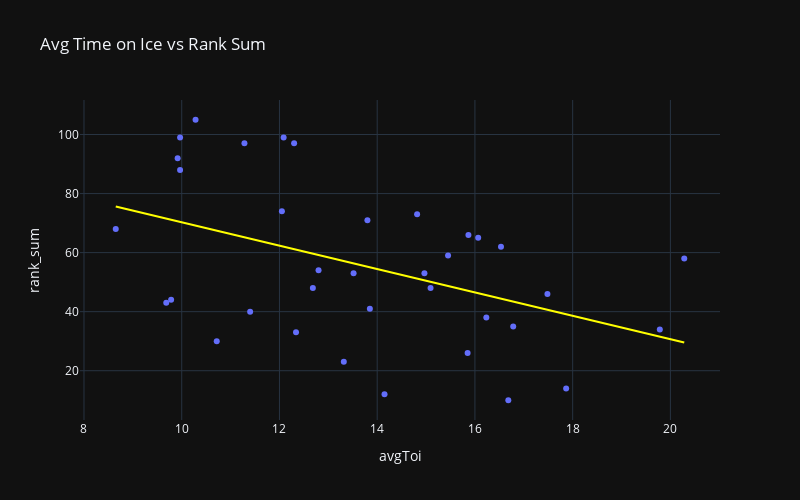

Notebook cell for this chart:
### Markdown cell above
One more plot for fun here, I have avgToi on the x-axis and rank_sum on the y-axis. Players below the trendline are those that are ranked above average compared to their peers in this subset with similar avgToi. Those in the bottom left section of the graph should be ideal breakout candidates.

### Code cell
fig = px.scatter(
    subset,
    x="avgToi",
    y="rank_sum",
    hover_name="playerName",
    hover_data=["goals", "assists", "points", "gamesPlayed", "team", "age", "capHit"],
    width=800,
    height=500,
    title=f"Avg Time on Ice vs Rank Sum",
    trendline="ols",
    trendline_color_override="yellow",
)
fig.show()

### Figure 1 — Plotly figure (JSON) as saved in the notebook; plotly's stock layout.template omitted (floating-point values rounded to 4 significant figures)
{"data": [{"customdata": [[1, 2, 3, 25, ["Los Angeles Kings"], 24, 775000], [4, 21, 25, 81, ["Calgary Flames"], 25, 1000000], [7, 13, 20, 57, ["Colorado Avalanche", "San Jose Sharks"], 25, 896250], [4, 7, 11, 81, ["New York Islanders"], 25, 775000], [3, 8, 11, 78, ["Boston Bruins"], 23, 925000], [23, 24, 47, 73, ["Columbus Blue Jackets"], 24, 925000], [6, 7, 13, 63, ["Seattle Kraken"], 23, 859167], [13, 14, 27, 54, ["Calgary Flames"], 23, 863333], [6, 4, 10, 35, ["New York Rangers"], 22, 867500], [11, 14, 25, 73, ["Dallas Stars"], 22, 894167], [19, 23, 42, 77, ["Los Angeles Kings"], 23, 875000], [2, 4, 6, 33, ["Chicago Blackhawks"], 22, 912500], [5, 7, 12, 75, ["Minnesota Wild", "Boston Bruins"], 22, 925000], [8, 12, 20, 60, ["Tampa Bay Lightning"], 23, 775000], [0, 1, 1, 12, ["Los Angeles Kings"], 28, 775000], [10, 8, 18, 62, ["Montréal Canadiens"], 23, 897500], [7, 12, 19, 51, ["Utah Hockey Club"], 22, 925000], [14, 24, 38, 78, ["Dallas Stars", "Carolina Hurricanes"], 21, 814167], [15, 16, 31, 72, ["Florida Panthers"], 22, 925000], [4, 3, 7, 50, ["Los Angeles Kings"], 22, 805833], [5, 10, 15, 62, ["Nashville Predators"], 21, 863333], [0, 2, 2, 22, ["New York Rangers"], 21, 863333], [17, 17, 34, 80, ["Carolina Hurricanes"], 21, 905833], [25, 40, 65, 75, ["Utah Hockey Club"], 20, 950000], [20, 24, 44, 82, ["Anaheim Ducks"], 20, 950000], [19, 18, 37, 77, ["Detroit Red Wings"], 20, 918333], [12, 14, 26, 53, ["Chicago Blackhawks"], 20, 950000], [8, 1, 9, 39, ["New York Islanders"], 25, 775000], [23, 44, 67, 82, ["Chicago Blackhawks"], 19, 950000], [10, 18, 28, 75, ["Buffalo Sabres"], 19, 950000], [20, 25, 45, 76, ["Anaheim Ducks"], 20, 950000], [31, 23, 54, 82, ["Columbus Blue Jackets"], 20, 950000], [18, 27, 45, 74, ["San Jose Sharks"], 19, 950000], [26, 37, 63, 80, ["Philadelphia Flyers"], 20, 950000], [25, 38, 63, 70, ["San Jose Sharks"], 18, 975000], [10, 25, 35, 77, ["New York Islanders"], 26, 950000]], "hovertemplate": "<b>%{hovertext}</b><br><br>avgToi=%{x}<br>rank_sum=%{y}<br>goals=%{customdata[0]}<br>assists=%{customdata[1]}<br>points=%{customdata[2]}<br>gamesPlayed=%{customdata[3]}<br>team=%{customdata[4]}<br>age=%{customdata[5]}<br>capHit=%{customdata[6]}<extra></extra>", "hovertext": ["Akil Thomas", "Martin Pospisil", "Nikolai Kovalenko", "Kyle MacLean", "John Beecher", "Dmitri Voronkov", "Tye Kartye", "Connor Zary", "Brett Berard", "Mavrik Bourque", "Alex Laferriere", "Landon Slaggert", "Marat Khusnutdinov", "Gage Goncalves", "Jeff Malott", "Emil Heineman", "Josh Doan", "Logan Stankoven", "Mackie Samoskevich", "Samuel Helenius", "Zachary L'Heureux", "Brennan Othmann", "Jackson Blake", "Logan Cooley", "Cutter Gauthier", "Marco Kasper", "Frank Nazar", "Marc Gatcomb", "Connor Bedard", "Zach Benson", "Leo Carlsson", "Adam Fantilli", "Will Smith", "Matvei Michkov", "Macklin Celebrini", "Maxim Tsyplakov"], "legendgroup": "", "marker": {"color": "#636efa", "symbol": "circle"}, "mode": "markers", "name": "", "orientation": "v", "showlegend": false, "type": "scatter", "x": [9.917, 13.8, 12.34, 9.967, 11.28, 16.78, 9.683, 16.07, 10.72, 12.68, 16.53, 12.3, 12.09, 12.8, 10.28, 11.4, 13.52, 15.09, 13.32, 8.65, 12.05, 9.967, 13.85, 17.87, 14.15, 15.45, 15.87, 9.783, 20.28, 14.82, 16.23, 17.48, 15.85, 16.68, 19.78, 14.97], "xaxis": "x", "y": [92, 71, 33, 88, 97, 35, 43, 65, 30, 48, 62, 97, 99, 54, 105, 40, 53, 48, 23, 68, 74, 99, 41, 14, 12, 59, 66, 44, 58, 73, 38, 46, 26, 10, 34, 53], "yaxis": "y"}, {"hovertemplate": "<b>OLS trendline</b><br>rank_sum = -3.96325 * avgToi + 109.918<br>R<sup>2</sup>=0.200412<br><br>avgToi=%{x}<br>rank_sum=%{y} <b>(trend)</b><extra></extra>", "legendgroup": "", "line": {"color": "yellow"}, "marker": {"color": "#636efa", "symbol": "circle"}, "mode": "lines", "name": "", "showlegend": false, "type": "scatter", "x": [8.65, 9.683, 9.783, 9.917, 9.967, 9.967, 10.28, 10.72, 11.28, 11.4, 12.05, 12.09, 12.3, 12.34, 12.68, 12.8, 13.32, 13.52, 13.8, 13.85, 14.15, 14.82, 14.97, 15.09, 15.45, 15.85, 15.87, 16.07, 16.23, 16.53, 16.68, 16.78, 17.48, 17.87, 19.78, 20.28], "xaxis": "x", "y": [75.64, 71.54, 71.14, 70.62, 70.42, 70.42, 69.16, 67.44, 65.2, 64.74, 62.16, 62.02, 61.17, 61.01, 59.65, 59.19, 57.14, 56.35, 55.22, 55.03, 53.84, 51.2, 50.6, 50.1, 48.69, 47.1, 47.03, 46.24, 45.58, 44.39, 43.8, 43.4, 40.63, 39.11, 31.51, 29.53], "yaxis": "y"}], "layout": {"height": 500, "legend": {"tracegroupgap": 0}, "title": {"text": "Avg Time on Ice vs Rank Sum"}, "width": 800, "xaxis": {"anchor": "y", "domain": [0, 1], "title": {"text": "avgToi"}}, "yaxis": {"anchor": "x", "domain": [0, 1], "title": {"text": "rank_sum"}}}}
